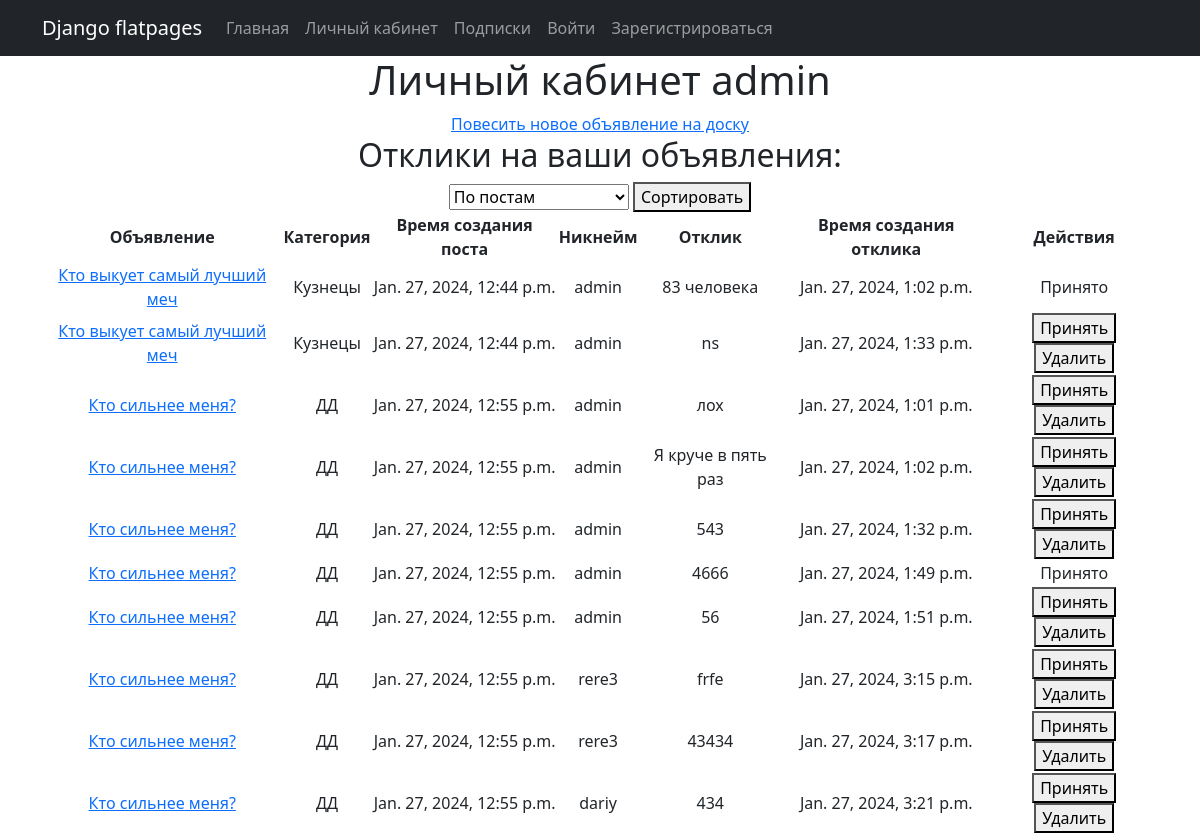
/pc/ (signed in), run on an earlier commit of the app's database.
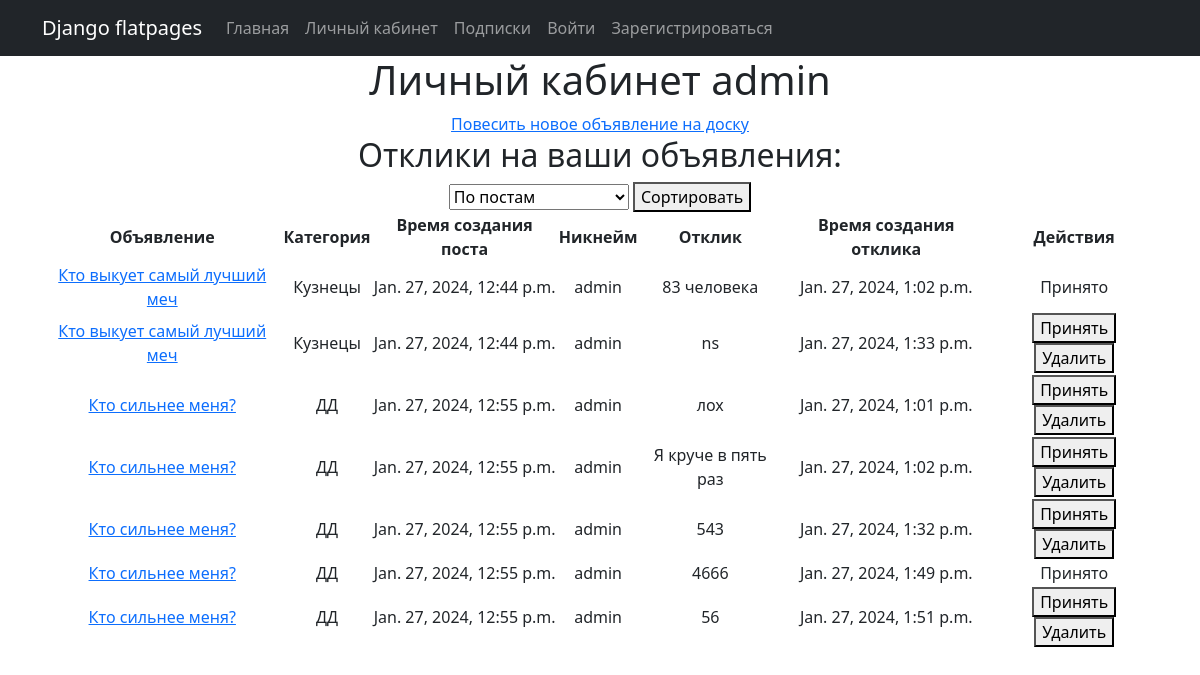
And on a later commit of the database.
### board/models.py (models this page shows, shortened)
class Response(models.Model): # отклики
    ad = models.ForeignKey(Ad, on_delete=models.CASCADE)
    user = models.ForeignKey(User, on_delete=models.CASCADE)
    dateCreation = models.DateTimeField(auto_now_add=True)
    content = models.TextField()
    accepted = models.BooleanField(default=False)

class Ad(models.Model): # объявления
    user = models.ForeignKey(User, on_delete=models.CASCADE)
    category = models.ForeignKey(AdCategory, on_delete=models.CASCADE)
    title = models.CharField(max_length=100)
    dateCreation = models.DateTimeField(auto_now_add=True)
    content = RichTextField()

class AdCategory(models.Model): # категории
    name = models.CharField(max_length=100)
    def __str__(self):
        return self.name

### board/views.py (the view, shortened to what this page needs)
# urls.py: path('pc/', private_cabinet, name='private_cabinet'), # личный кабинет
@login_required
def private_cabinet(request):  # личный кабинет
    user = request.user
    if user.last_name == '' and not user.is_staff:  # проверка верификации
        return redirect('/accounts/verify')
    ads = Ad.objects.filter(user=user)
    responses = Response.objects.filter(ad__in=ads)
    if request.method == "GET":
        action = request.GET.get("action")
        sort_by = request.GET.get("sort_by", "-dateCreation")
        if action == "filter":
            if sort_by == "content":
                responses = responses.order_by("-dateCreation")
            else:
                responses = responses.order_by("-ad__dateCreation")
    return render(
        request,
        "private_cabinet.html",
        {"responses": responses, "sort_by": sort_by},
    )

### templates/private_cabinet.html (shortened to what this page needs)
{% extends "flatpages/default.html" %}
{% block content %}
  <h1>Личный кабинет {{ request.user.username }}</h1>
  {% if perms.board.add_ad %}
    <a href="{% url 'ad_create' %}">Повесить новое объявление на доску</a>
    {% endif %}
  <h2>Отклики на ваши объявления:</h2>
  <form method="get" action="{% url 'private_cabinet' %}">
    <select name="sort_by">
      <option value="dateCreation">По постам</option>
    </select>
    <button type="submit">Сортировать</button>
  </form>
  <table>
    <tr>
      <th>Объявление</th>
      <th>Категория</th>
      <th>Время создания поста</th>
      <th>Никнейм</th>
      <th>Отклик</th>
      <th>Время создания отклика</th>
      <th>Действия</th>
    </tr>
    {% for response in responses %}
      <tr>
        <td>
          <a href="{% url 'ad_detail' pk=response.ad.pk %}">{{ response.ad.title }}</a>
        </td>
        <td>{{ response.ad.category}}</td>
        <td>{{ response.ad.dateCreation }}</td>
        <td>{{ response.user.username }}</td>
        <td>{{ response.content }}</td>
        <td>{{ response.dateCreation }}</td>
        {% if response.accepted %}
          <td>Принято</td>
        {% else %}
          <td>
            <form method="post" action="{% url 'private_cabinet' %}">
            <button type="submit" name="action" value="accept">Принять</button>
            <button type="submit" name="action" value="delete">Удалить</button>
            </form>
          </td>
        {% endif %}
      </tr>
    {% empty %}
      <tr>
        <td colspan="5">Нет откликов.</td>
      </tr>
    {% endfor %}
  </table>
{% endblock %}

### templates/flatpages/default.html (shortened to what this page needs)
<!DOCTYPE html>
<html lang="en">
    <head>
        {% load static %}
        <link href="{% static 'css/styles.css' %}" rel="stylesheet" />
    </head>
    <body>
        <nav class="navbar navbar-expand-lg navbar-dark bg-dark static-top">
            <div class="container">
                <a class="navbar-brand" href="#">Django flatpages</a>
                <div class="collapse navbar-collapse" id="navbarResponsive">
                    <ul class="navbar-nav ml-auto">
                        <li class="nav-item">
                            <a class="nav-link" href="/">Главная</a>
                        </li>
                        <li class="nav-item">
                            <a class="nav-link" href="/pc/">Личный кабинет</a>
                        </li>
                        <li class="nav-item">
                            <a class="nav-link" href="/subscriptions/">Подписки</a>
                        </li>
                        <li class="nav-item">
                            <a class="nav-link" href="/accounts/login/">Войти</a>
                        </li>
                        <li class="nav-item">
                            <a class="nav-link" href="/accounts/signup/">Зарегистрироваться</a>
                        </li>
                    </ul>
                </div>
            </div>
        </nav>
        <div class="container">
            <div class="row">
                <div class="col-lg-12 text-center">
                    {% block content %}{% endblock content %}
                </div>
            </div>
       </div>
    </body>
</html>

What changed in the data, as far as the page shows it:
removed Response: ad "Кто сильнее меня?", ad.category "ДД", ad.dateCreation "Jan. 27, 2024, 12:55 p.m.", user.username "rere3", content "frfe", dateCreation "Jan. 27, 2024, 3:15 p.m."
removed Response: ad "Кто сильнее меня?", ad.category "ДД", ad.dateCreation "Jan. 27, 2024, 12:55 p.m.", user.username "rere3", content "43434", dateCreation "Jan. 27, 2024, 3:17 p.m."
removed Response: ad "Кто сильнее меня?", ad.category "ДД", ad.dateCreation "Jan. 27, 2024, 12:55 p.m.", user.username "dariy", content "434", dateCreation "Jan. 27, 2024, 3:21 p.m."
